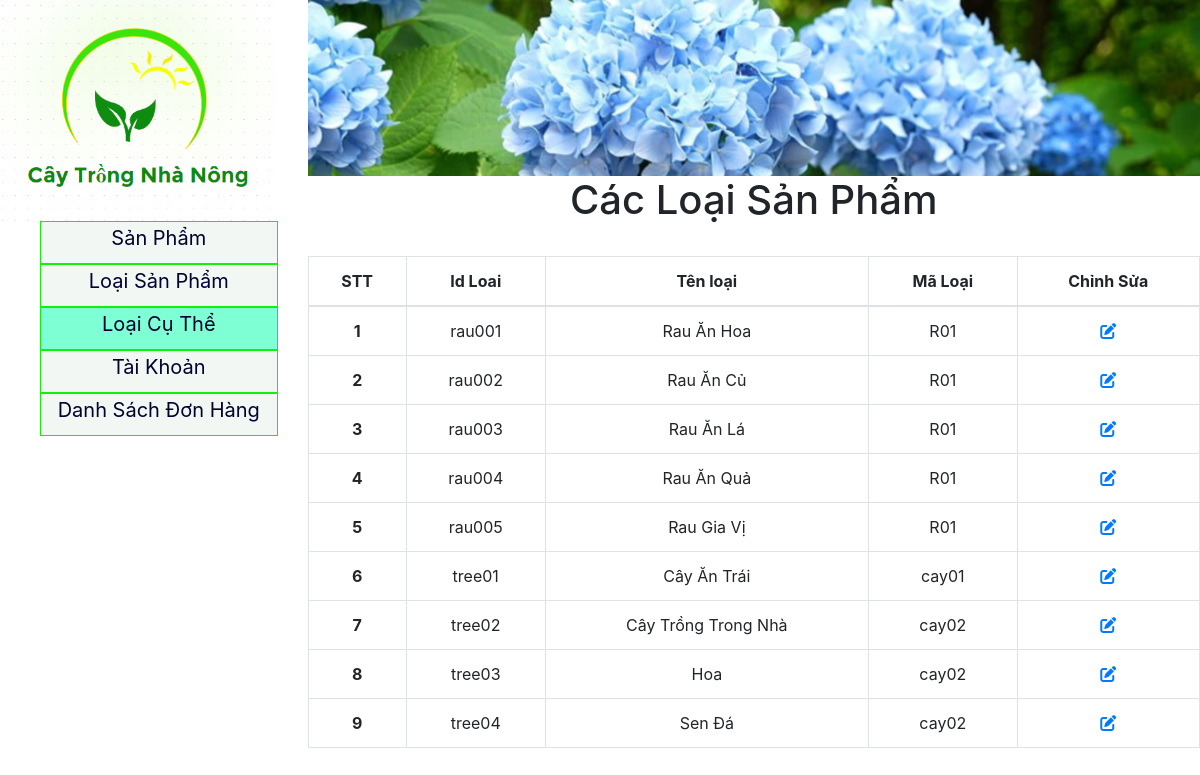
/admin/loaisp1.php, run on the app's committed database.
### tables this page shows
create table loaicuthe(
	idloai char(10),
    tenLoai varchar(255),
    Maloai char(6),
    CONSTRAINT FOREIGN KEY (Maloai) REFERENCES LoaiSP(Maloai),
    primary key(idloai)
);

### admin/loaisp1.php (the view, shortened to what this page needs)
<?php
 include_once "./../connection.php";
?>
<!DOCTYPE html>
<html lang="en">
<head>
    <link rel="stylesheet" href="../css/admin.css">
    <link rel="stylesheet" href="https://cdn.jsdelivr.net/npm/bootstrap@4.6.2/dist/css/bootstrap.min.css">
</head>
<body>
<div>
        <div class="row">
            <div class="col-sm-3">
                <img src="../logo và phong nen/Logo.PNG" style="width: 100%;" alt="">
                <div>
                    <ul>
                        <li><button><a href="../admin.php">Sản Phẩm</a></button></li>
                        <li><button><a href="loaisp.php">Loại Sản Phẩm</a></button></li>
                        <li><button style="background-color: aquamarine;"><a href="#">Loại Cụ Thể</a></button></li>
                        <li><button><a href="dstaikhoan.php">Tài Khoản</a></button></li>
                        <li><button><a href="dsdonhang.php">Danh Sách Đơn Hàng</a></button></li>
                    </ul>
                </div>
            </div>
            <div class="col-sm-9">
                <div><img src="../logo và phong nen/nenadmin.PNG" style="width: 100%;" alt=""></div>
               <h1 style="text-align: center;">Các Loại Sản Phẩm</h1>
               <br>
                <div>
                    <table class="table table-bordered">
                        <thead>
                          <tr>
                            <th scope="col">STT</th>
                            <th scope="col">Id Loai</th>
                            <th scope="col">Tên loại</th>
                            <th scope="col">Mã Loại</th>
                            <th scope="col">Chỉnh Sửa</th>
                          </tr>
                        </thead>
                        <tbody>
                          <?php
                            $query = 'select * from loaicuthe';
                            $stt = 1;
                            try {
                                $sth = $pdo->query($query);
                                while ($row = $sth->fetch()){
                                   echo '
                                   <tr>
                                   <th scope="row">'.$stt++.'</th>
                                   <td> '.$row['idloai'].' </td>
                                   <td> '.$row['tenLoai'].' </td>
                                   <td>'.$row['Maloai'].' </td>
                                   <td><a href="sualoaispcuthe.php?idloai=' . $row['idloai'] . '"><i class="fa-sharp fa-solid fa-pen-to-square"></i></a></td>
                                 </tr>
                                   ';
                                }
                            } catch (PDOException $e){
                            }
                          ?>
                        </tbody>
                      </table>
                </div>
            </div>
        </div>
    </div>
</body>
</html>

### css/admin.css (style rules this page uses)
ul { list-style-type: none; padding: auto; }
ul li button { width: 100%; background-color: rgb(242, 247, 243); border: 1px solid rgb(17, 240, 9); padding-bottom: 10px; }
button a { color: rgb(2, 2, 46); font-size: 20px; text-decoration: none; }
table { text-align: center; margin: 0 auto; }
body { font-size: 40px; }

### data on the page
loaicuthe: idloai "rau001", tenLoai "Rau Ăn Hoa", Maloai "R01"
loaicuthe: idloai "rau002", tenLoai "Rau Ăn Củ", Maloai "R01"
loaicuthe: idloai "rau003", tenLoai "Rau Ăn Lá", Maloai "R01"
loaicuthe: idloai "rau004", tenLoai "Rau Ăn Quả", Maloai "R01"
loaicuthe: idloai "rau005", tenLoai "Rau Gia Vị", Maloai "R01"
loaicuthe: idloai "tree01", tenLoai "Cây Ăn Trái", Maloai "cay01"
loaicuthe: idloai "tree02", tenLoai "Cây Trồng Trong Nhà", Maloai "cay02"
loaicuthe: idloai "tree03", tenLoai "Hoa", Maloai "cay02"
loaicuthe: idloai "tree04", tenLoai "Sen Đá", Maloai "cay02"
